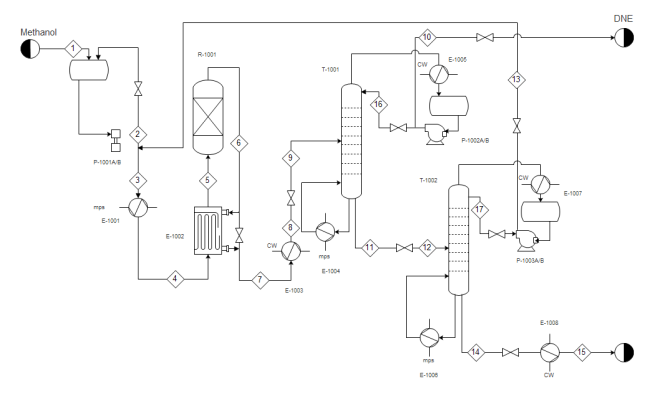
#> input picture data/sample_pids/plant-pid.png, 650 x 394 px
$ python -i annotate_target.py   (imports and definitions only)
#> lines starting #> are read from the running program, lines starting #| are printed output that depends on the picture; after the words box and inside, x2 and y2 are one past the last pixel; in counts of white or black regions, pixels touching at a corner belong together
#> further down, picture is the input picture: shape (394, 650, 3); mean B, G, R 249.6, 249.6, 249.6
"""
Semi-automatic annotator for target-style P&ID drawings.

Hand-labelling boxes is the bottleneck for building a target-style
training set, and a detector-assisted annotator cuts it by 3-5x: the
model proposes the easy symbols, connected-component analysis proposes
the rest, and a human only has to correct.

This module finds symbol candidates in a P&ID by:

  1. Running the trained detector for the classes it already handles
     well (the bowtie valves), and taking those boxes as-is.
  2. Running connected-component analysis on the binarised drawing and
     keeping components whose shape is a SYMBOL rather than a pipe:
     a symbol is compact (roughly square, or a tall column), whereas a
     pipe is a long thin run, and text is small and wide.
  3. Classifying each surviving candidate by its aspect ratio and size.

The result is written as a YOLO dataset with perfect ground truth,
because the geometry is known exactly - nothing is guessed.

Usage:
    python tools/annotate_target.py --image drawing.png --dst out_dir/ \
        --names Centrifugal Pump,Heat Exchanger,Vertical Vessel
"""
from __future__ import annotations

import argparse
import sys
from pathlib import Path

ROOT = Path(__file__).resolve().parents[1]
sys.path.insert(0, str(ROOT))
import cv2
import numpy as np


# --------------------------------------------------------------------------- #
# Symbol shape rules, in ORIGINAL image pixels.
#
# Tuned on the sample P&ID (650x394). A drawing at a different scale
# needs these scaled by (target_width / reference_width).
# --------------------------------------------------------------------------- #

REFERENCE_WIDTH = 650

SHAPE_RULES = {
    # class name: (min_h, max_h, min_w, max_w, min_aspect, max_aspect)
    # aspect = h / w
    #
    # The ranges are the measured geometry of the sample P&ID's glyphs:
    # the reactor is 32x61, the columns 27x125 and 27x125, the
    # exchanger 30x47, the horizontal drums 36x19.
    "Centrifugal Pump": (14, 26, 14, 26, 0.75, 1.35),
    "Heat Exchanger":    (30, 62, 20, 40, 0.85, 2.60),
    "Mixing Reactor":   (52, 100, 22, 48, 1.20, 3.40),
    "Vertical Vessel":  (95, 170, 20, 42, 2.40, 7.00),
    "Horizontal Vessel": (12, 42, 26, 85, 0.15, 1.10),
    "Gate_Valve":       (12, 30, 9, 22, 0.80, 2.40),
    "Tank":             (12, 28, 12, 28, 0.80, 1.30),
}


# [98 lines left out: functions scale_rules, binarize, ink_ratio, refine_circle, find_circles, not called in this run]


def find_tall_symbols(image: np.ndarray, min_h: int = 60,
                      max_w: int = 60) -> list[tuple[int, int, int, int]]:
    """
    Find tall column-like symbols.

    A column is a tall narrow rounded rectangle with small horizontal
    tray dashes inside. The dashes are separate connected components
    and the outline is broken where they meet the edges, so plain
    connected-component analysis never sees the column. Dilating
    VERTICALLY bridges the dashes and the outline into one solid body
    while leaving the horizontal pipe runs alone.
    """
#> called with min_h = 60, max_w = 60
    gray = cv2.cvtColor(image, cv2.COLOR_BGR2GRAY)
    _, ink = cv2.threshold(gray, 200, 255, cv2.THRESH_BINARY_INV)
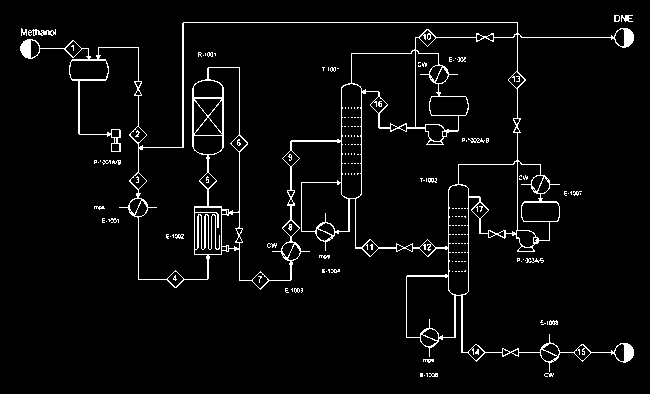
#> ink: shape (394, 650); 4% white in thin lines or dots, all inside (x1, y1, x2, y2) = (20, 15, 634, 377)
    ker = cv2.getStructuringElement(cv2.MORPH_RECT, (1, 11))
    tall = cv2.morphologyEx(ink, cv2.MORPH_CLOSE, ker)
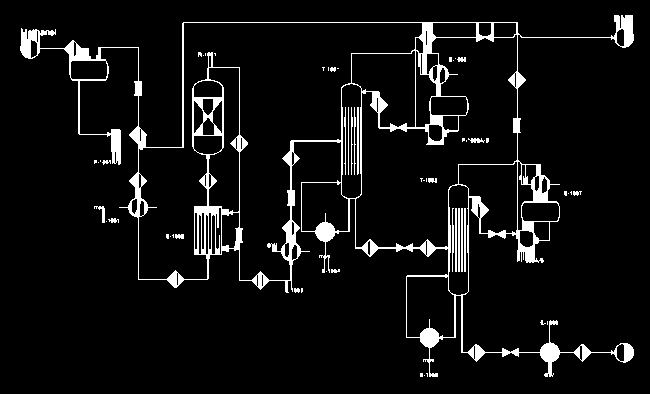
#> tall: shape (394, 650); 6.7% white; 55 white regions (33 under 20 px), largest, box (x1, y1, x2, y2) and area: (20, 15, 634, 377) 15535, (357, 107, 359, 175) 135, (455, 208, 457, 272) 128
    tall = cv2.morphologyEx(tall, cv2.MORPH_OPEN,
                            cv2.getStructuringElement(cv2.MORPH_RECT, (2, 2)))
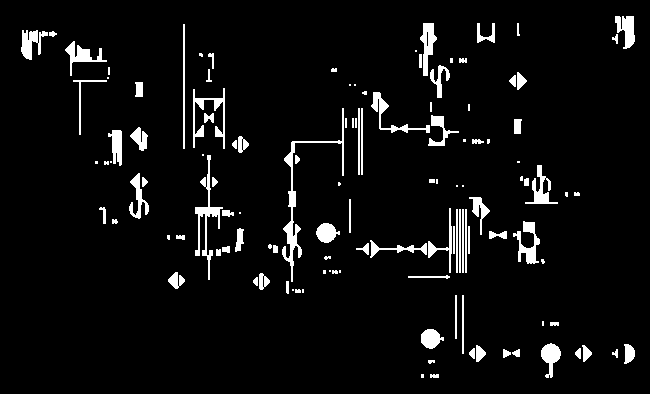
#> tall: shape (394, 650); 5.3% white; 123 white regions (33 under 20 px), largest, box (x1, y1, x2, y2) and area: (282, 108, 344, 282) 1018, (195, 155, 223, 280) 702, (193, 88, 225, 149) 548
    n, _, stats, _ = cv2.connectedComponentsWithStats(tall, connectivity=8)
#> n = 124; stats = 124 rows, first 6: [0, 0, 650, 394, 242415], [615, 16, 20, 33, 409], [420, 23, 17, 53, 450], [477, 23, 18, 20, 168], [517, 23, 3, 13, 28], [183, 24, 2, 125, 250]
    out = []
    for i in range(1, n):
        x, y, w, h, area = stats[i]
        if h < min_h or w > max_w or area < 200:
            continue
        if h / max(1, w) < 2.0:
            continue
        out.append((x, y, x + w, y + h))
#> this loop made 123 passes
#> (x, y, w, h, area) on passes 1, 2, 3, 4, 5, 6, 7, 8, 9, 12, 13, 15: (615, 16, 20, 33, 409), (420, 23, 17, 53, 450), (477, 23, 18, 20, 168), (517, 23, 3, 13, 28), (183, 24, 2, 125, 250), (21, 30, 27, 30, 423), (49, 31, 8, 6, 32), (612, 34, 6, 10, 33), (65, 41, 42, 35, 436), (208, 53, 6, 16, 46), (419, 54, 3, 14, 42), (459, 58, 8, 5, 35)
#> after the loop, out = [(183, 24, 185, 149), (195, 155, 223, 280), (428, 208, 452, 273)]
    return out


# [197 lines left out: functions find_components, classify, detector_boxes, main, not called in this run]


# [2 lines not run here, left out]

>>> import cv2
>>> picture = cv2.imread('../data/sample_pids/plant-pid.png')
>>> result = find_tall_symbols(picture)
#> result has the same summary as out in find_tall_symbols
